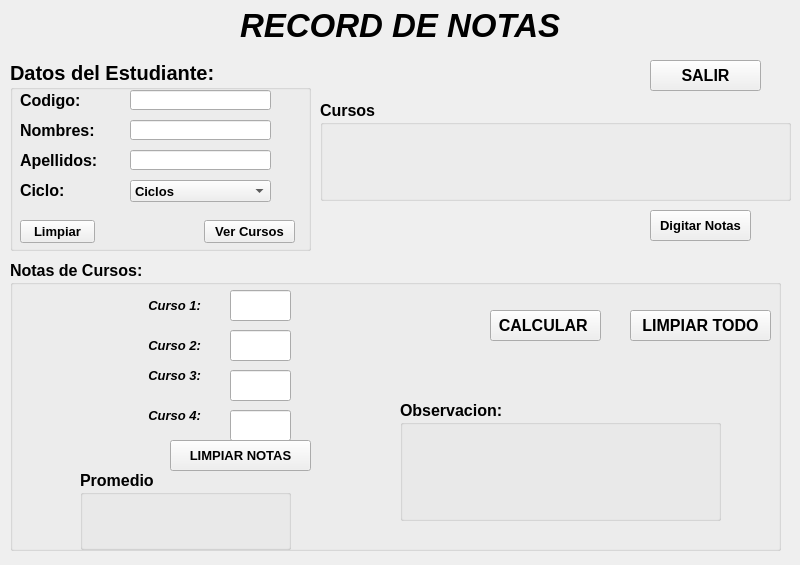
<?xml version="1.0" encoding="UTF-8"?>
<ui version="4.0">
 <class>MainWindow</class>
 <widget class="QMainWindow" name="MainWindow">
  <property name="geometry">
   <rect>
    <x>0</x>
    <y>0</y>
    <width>800</width>
    <height>565</height>
   </rect>
  </property>
  <property name="windowTitle">
   <string>Universidad</string>
  </property>
  <widget class="QWidget" name="centralwidget">
   <widget class="QGroupBox" name="groupBox">
    <property name="geometry">
     <rect>
      <x>10</x>
      <y>60</y>
      <width>301</width>
      <height>191</height>
     </rect>
    </property>
    <property name="font">
     <font>
      <pointsize>15</pointsize>
      <weight>75</weight>
      <italic>false</italic>
      <bold>true</bold>
     </font>
    </property>
    <property name="title">
     <string>Datos del Estudiante:</string>
    </property>
    <widget class="QLabel" name="label">
     <property name="geometry">
      <rect>
       <x>10</x>
       <y>60</y>
       <width>81</width>
       <height>21</height>
      </rect>
     </property>
     <property name="font">
      <font>
       <pointsize>12</pointsize>
      </font>
     </property>
     <property name="text">
      <string>Nombres:</string>
     </property>
    </widget>
    <widget class="QLabel" name="label_2">
     <property name="geometry">
      <rect>
       <x>10</x>
       <y>90</y>
       <width>91</width>
       <height>21</height>
      </rect>
     </property>
     <property name="font">
      <font>
       <pointsize>12</pointsize>
      </font>
     </property>
     <property name="text">
      <string>Apellidos:</string>
     </property>
    </widget>
    <widget class="QLabel" name="label_3">
     <property name="geometry">
      <rect>
       <x>10</x>
       <y>30</y>
       <width>111</width>
       <height>21</height>
      </rect>
     </property>
     <property name="font">
      <font>
       <pointsize>12</pointsize>
      </font>
     </property>
     <property name="text">
      <string>Codigo:</string>
     </property>
    </widget>
    <widget class="QComboBox" name="cbciclo">
     <property name="geometry">
      <rect>
       <x>120</x>
       <y>120</y>
       <width>141</width>
       <height>22</height>
      </rect>
     </property>
     <property name="font">
      <font>
       <pointsize>10</pointsize>
      </font>
     </property>
     <item>
      <property name="text">
       <string>Ciclos</string>
      </property>
     </item>
     <item>
      <property name="text">
       <string>I</string>
      </property>
     </item>
     <item>
      <property name="text">
       <string>II</string>
      </property>
     </item>
     <item>
      <property name="text">
       <string>III</string>
      </property>
     </item>
     <item>
      <property name="text">
       <string>IV</string>
      </property>
     </item>
     <item>
      <property name="text">
       <string>V</string>
      </property>
     </item>
     <item>
      <property name="text">
       <string>VI</string>
      </property>
     </item>
     <item>
      <property name="text">
       <string>Otros</string>
      </property>
     </item>
    </widget>
    <widget class="QLabel" name="label_4">
     <property name="geometry">
      <rect>
       <x>10</x>
       <y>120</y>
       <width>51</width>
       <height>21</height>
      </rect>
     </property>
     <property name="font">
      <font>
       <pointsize>12</pointsize>
      </font>
     </property>
     <property name="text">
      <string>Ciclo:</string>
     </property>
    </widget>
    <widget class="QLineEdit" name="tcodigo">
     <property name="geometry">
      <rect>
       <x>120</x>
       <y>30</y>
       <width>141</width>
       <height>20</height>
      </rect>
     </property>
     <property name="font">
      <font>
       <pointsize>10</pointsize>
      </font>
     </property>
     <property name="alignment">
      <set>Qt::AlignCenter</set>
     </property>
    </widget>
    <widget class="QLineEdit" name="tnombre">
     <property name="geometry">
      <rect>
       <x>120</x>
       <y>60</y>
       <width>141</width>
       <height>20</height>
      </rect>
     </property>
     <property name="font">
      <font>
       <pointsize>10</pointsize>
      </font>
     </property>
     <property name="alignment">
      <set>Qt::AlignCenter</set>
     </property>
    </widget>
    <widget class="QLineEdit" name="tapellido">
     <property name="geometry">
      <rect>
       <x>120</x>
       <y>90</y>
       <width>141</width>
       <height>20</height>
      </rect>
     </property>
     <property name="font">
      <font>
       <pointsize>10</pointsize>
      </font>
     </property>
     <property name="alignment">
      <set>Qt::AlignCenter</set>
     </property>
    </widget>
    <widget class="QPushButton" name="bcurso">
     <property name="geometry">
      <rect>
       <x>194</x>
       <y>160</y>
       <width>91</width>
       <height>23</height>
      </rect>
     </property>
     <property name="font">
      <font>
       <pointsize>10</pointsize>
      </font>
     </property>
     <property name="text">
      <string>Ver Cursos</string>
     </property>
    </widget>
    <widget class="QPushButton" name="blimpiar">
     <property name="geometry">
      <rect>
       <x>10</x>
       <y>160</y>
       <width>75</width>
       <height>23</height>
      </rect>
     </property>
     <property name="font">
      <font>
       <pointsize>10</pointsize>
      </font>
     </property>
     <property name="text">
      <string>Limpiar</string>
     </property>
    </widget>
   </widget>
   <widget class="QGroupBox" name="groupBox_2">
    <property name="geometry">
     <rect>
      <x>320</x>
      <y>100</y>
      <width>471</width>
      <height>101</height>
     </rect>
    </property>
    <property name="font">
     <font>
      <pointsize>12</pointsize>
      <weight>75</weight>
      <bold>true</bold>
     </font>
    </property>
    <property name="title">
     <string>Cursos</string>
    </property>
    <widget class="QLabel" name="lblcurso">
     <property name="geometry">
      <rect>
       <x>10</x>
       <y>20</y>
       <width>441</width>
       <height>71</height>
      </rect>
     </property>
     <property name="font">
      <font>
       <pointsize>10</pointsize>
       <italic>true</italic>
      </font>
     </property>
     <property name="text">
      <string/>
     </property>
     <property name="alignment">
      <set>Qt::AlignJustify|Qt::AlignVCenter</set>
     </property>
    </widget>
   </widget>
   <widget class="QGroupBox" name="groupBox_3">
    <property name="geometry">
     <rect>
      <x>10</x>
      <y>260</y>
      <width>771</width>
      <height>291</height>
     </rect>
    </property>
    <property name="font">
     <font>
      <pointsize>12</pointsize>
      <weight>75</weight>
      <bold>true</bold>
     </font>
    </property>
    <property name="title">
     <string>Notas de Cursos:</string>
    </property>
    <widget class="QLabel" name="lblc1">
     <property name="geometry">
      <rect>
       <x>30</x>
       <y>30</y>
       <width>161</width>
       <height>31</height>
      </rect>
     </property>
     <property name="font">
      <font>
       <pointsize>10</pointsize>
       <italic>true</italic>
      </font>
     </property>
     <property name="text">
      <string>Curso 1:</string>
     </property>
     <property name="alignment">
      <set>Qt::AlignRight|Qt::AlignTrailing|Qt::AlignVCenter</set>
     </property>
    </widget>
    <widget class="QLabel" name="lblc2">
     <property name="geometry">
      <rect>
       <x>30</x>
       <y>70</y>
       <width>161</width>
       <height>31</height>
      </rect>
     </property>
     <property name="font">
      <font>
       <pointsize>10</pointsize>
       <italic>true</italic>
      </font>
     </property>
     <property name="text">
      <string>Curso 2:</string>
     </property>
     <property name="alignment">
      <set>Qt::AlignRight|Qt::AlignTrailing|Qt::AlignVCenter</set>
     </property>
    </widget>
    <widget class="QLabel" name="lblc3">
     <property name="geometry">
      <rect>
       <x>30</x>
       <y>100</y>
       <width>161</width>
       <height>31</height>
      </rect>
     </property>
     <property name="font">
      <font>
       <pointsize>10</pointsize>
       <italic>true</italic>
      </font>
     </property>
     <property name="text">
      <string>Curso 3:</string>
     </property>
     <property name="alignment">
      <set>Qt::AlignRight|Qt::AlignTrailing|Qt::AlignVCenter</set>
     </property>
    </widget>
    <widget class="QLabel" name="lblc4">
     <property name="geometry">
      <rect>
       <x>30</x>
       <y>140</y>
       <width>161</width>
       <height>31</height>
      </rect>
     </property>
     <property name="font">
      <font>
       <pointsize>10</pointsize>
       <italic>true</italic>
      </font>
     </property>
     <property name="text">
      <string>Curso 4:</string>
     </property>
     <property name="alignment">
      <set>Qt::AlignRight|Qt::AlignTrailing|Qt::AlignVCenter</set>
     </property>
    </widget>
    <widget class="QLineEdit" name="tnota1">
     <property name="geometry">
      <rect>
       <x>220</x>
       <y>30</y>
       <width>61</width>
       <height>31</height>
      </rect>
     </property>
     <property name="font">
      <font>
       <pointsize>10</pointsize>
      </font>
     </property>
     <property name="alignment">
      <set>Qt::AlignCenter</set>
     </property>
    </widget>
    <widget class="QLineEdit" name="tnota2">
     <property name="geometry">
      <rect>
       <x>220</x>
       <y>70</y>
       <width>61</width>
       <height>31</height>
      </rect>
     </property>
     <property name="font">
      <font>
       <pointsize>10</pointsize>
      </font>
     </property>
     <property name="alignment">
      <set>Qt::AlignCenter</set>
     </property>
    </widget>
    <widget class="QLineEdit" name="tnota3">
     <property name="geometry">
      <rect>
       <x>220</x>
       <y>110</y>
       <width>61</width>
       <height>31</height>
      </rect>
     </property>
     <property name="font">
      <font>
       <pointsize>10</pointsize>
      </font>
     </property>
     <property name="alignment">
      <set>Qt::AlignCenter</set>
     </property>
    </widget>
    <widget class="QLineEdit" name="tnota4">
     <property name="geometry">
      <rect>
       <x>220</x>
       <y>150</y>
       <width>61</width>
       <height>31</height>
      </rect>
     </property>
     <property name="font">
      <font>
       <pointsize>10</pointsize>
      </font>
     </property>
     <property name="alignment">
      <set>Qt::AlignCenter</set>
     </property>
    </widget>
    <widget class="QGroupBox" name="groupBox_4">
     <property name="geometry">
      <rect>
       <x>390</x>
       <y>140</y>
       <width>321</width>
       <height>121</height>
      </rect>
     </property>
     <property name="title">
      <string>Observacion:</string>
     </property>
     <widget class="QLabel" name="lblobservacion">
      <property name="geometry">
       <rect>
        <x>20</x>
        <y>40</y>
        <width>281</width>
        <height>71</height>
       </rect>
      </property>
      <property name="font">
       <font>
        <pointsize>20</pointsize>
        <italic>true</italic>
       </font>
      </property>
      <property name="text">
       <string/>
      </property>
      <property name="alignment">
       <set>Qt::AlignCenter</set>
      </property>
     </widget>
    </widget>
    <widget class="QGroupBox" name="groupBox_5">
     <property name="geometry">
      <rect>
       <x>70</x>
       <y>210</y>
       <width>211</width>
       <height>80</height>
      </rect>
     </property>
     <property name="title">
      <string>Promedio</string>
     </property>
     <widget class="QLabel" name="lblpromedio">
      <property name="geometry">
       <rect>
        <x>20</x>
        <y>20</y>
        <width>171</width>
        <height>41</height>
       </rect>
      </property>
      <property name="font">
       <font>
        <pointsize>24</pointsize>
        <italic>true</italic>
       </font>
      </property>
      <property name="text">
       <string/>
      </property>
      <property name="alignment">
       <set>Qt::AlignCenter</set>
      </property>
     </widget>
    </widget>
    <widget class="QPushButton" name="bcalcular">
     <property name="geometry">
      <rect>
       <x>480</x>
       <y>50</y>
       <width>111</width>
       <height>31</height>
      </rect>
     </property>
     <property name="text">
      <string>CALCULAR </string>
     </property>
    </widget>
    <widget class="QPushButton" name="blimpiartodo">
     <property name="geometry">
      <rect>
       <x>620</x>
       <y>50</y>
       <width>141</width>
       <height>31</height>
      </rect>
     </property>
     <property name="text">
      <string>LIMPIAR TODO</string>
     </property>
    </widget>
    <widget class="QPushButton" name="bcalcular_2">
     <property name="geometry">
      <rect>
       <x>160</x>
       <y>180</y>
       <width>141</width>
       <height>31</height>
      </rect>
     </property>
     <property name="font">
      <font>
       <pointsize>10</pointsize>
      </font>
     </property>
     <property name="layoutDirection">
      <enum>Qt::LeftToRight</enum>
     </property>
     <property name="text">
      <string>LIMPIAR NOTAS</string>
     </property>
    </widget>
   </widget>
   <widget class="QPushButton" name="bnotas">
    <property name="geometry">
     <rect>
      <x>650</x>
      <y>210</y>
      <width>101</width>
      <height>31</height>
     </rect>
    </property>
    <property name="font">
     <font>
      <pointsize>10</pointsize>
      <weight>75</weight>
      <bold>true</bold>
     </font>
    </property>
    <property name="text">
     <string>Digitar Notas</string>
    </property>
   </widget>
   <widget class="QPushButton" name="bsalir">
    <property name="geometry">
     <rect>
      <x>650</x>
      <y>60</y>
      <width>111</width>
      <height>31</height>
     </rect>
    </property>
    <property name="font">
     <font>
      <pointsize>12</pointsize>
      <weight>75</weight>
      <bold>true</bold>
     </font>
    </property>
    <property name="text">
     <string>SALIR</string>
    </property>
   </widget>
   <widget class="QLabel" name="label_5">
    <property name="geometry">
     <rect>
      <x>240</x>
      <y>10</y>
      <width>331</width>
      <height>31</height>
     </rect>
    </property>
    <property name="font">
     <font>
      <pointsize>25</pointsize>
      <weight>75</weight>
      <italic>true</italic>
      <bold>true</bold>
     </font>
    </property>
    <property name="text">
     <string>RECORD DE NOTAS</string>
    </property>
   </widget>
  </widget>
 </widget>
 <resources/>
 <connections/>
</ui>
